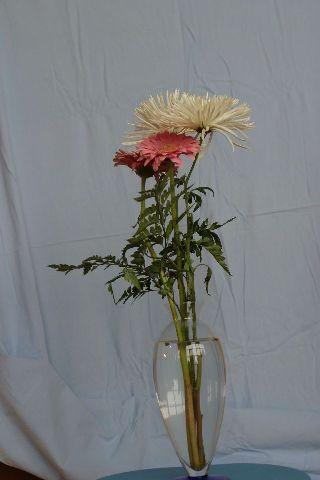
#> input picture flowers-compA.jpg, 320 x 480 px, found by its file name
$ python experiment4.py   (Python 2 division)
#> lines starting #> are read from the running program, lines starting #| are printed output that depends on the picture
import numpy as np
import cv2 as cv

def trigulationMatting(compA, compB, backA, backB):
    # r -> 0; g -> 1; b -> 2
    cAr, cAg, cAb, cBr, cBg, cBb = compA[:, :, 0], compA[:, :, 1], compA[:, :, 2],\
                                   compB[:, :, 0], compB[:, :, 1], compB[:, :, 2]
    bAr, bAg, bAb, bBr, bBg, bBb = backA[:, :, 0], backA[:, :, 1], backA[:, :, 2],\
                                   backB[:, :, 0], backB[:, :, 1], backB[:, :, 2]
    # color = np.zeros(compA.shape)  # size and color
    alpha = np.zeros(compA.shape[:2])  # only the size
    alpha = 1 - (((cAr- cBr) * (bAr - bBr) + (cAg - cBg) * (bAg - bBg) + (cAb - cBb) * (bAb - bBb)) /
                 +((bAr - bBr) ** 2 + (bAg - bBg) ** 2 + (bAb - bBb) ** 2))
    newAlpha = np.zeros(backA.shape)
    newAlpha[:, :, 0] = alpha
    newAlpha[:, :, 1] = alpha
    newAlpha[:, :, 2] = alpha
    color = compA - (1-newAlpha)*backA
    return color, alpha


def createComposite(realBack, alpha):
    # deal with background
    back = np.zeros(compA.shape)
    print 'in composite:'
    print alpha.shape
    print 1- alpha[0][0]
    for h in range(realBack.shape[0]):
        for w in range(realBack.shape[1]):
            back[h][w] = realBack[h][w] * (1.0 - alpha[h][w])
    return back


if __name__ == '__main__':
    compA = cv.imread('../MoreImages/flowers-compA.jpg')/255.0
    compB = cv.imread('flowers-compB.jpg')/255.0
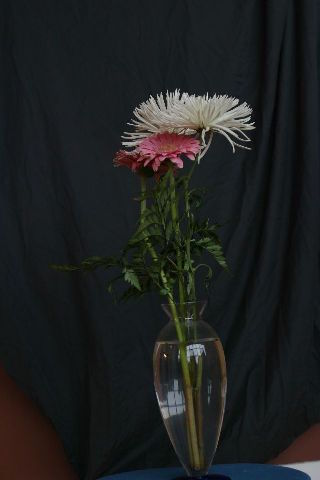
#> input picture flowers-compB.jpg, 320 x 480 px
    backA = cv.imread('flowers-backA.jpg')/255.0
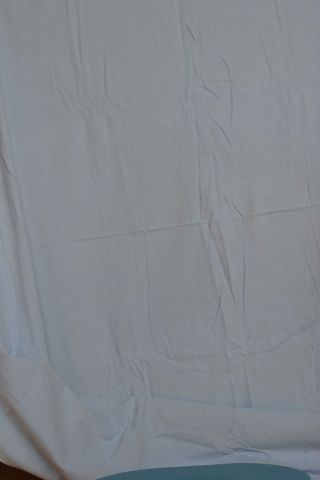
#> input picture flowers-backA.jpg, 320 x 480 px
    backB = cv.imread('flowers-backB.jpg')/255.0
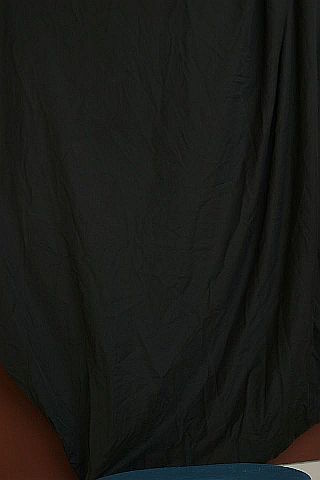
#> input picture flowers-backB.jpg, 320 x 480 px
    realBack = cv.imread('window.jpg')/255.0
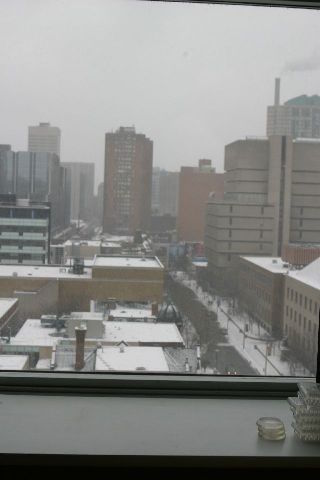
#> input picture window.jpg, 320 x 480 px
    color, alpha = trigulationMatting(compA, compB, backA, backB)
    color = color * 255.0
    cv.imwrite('flower-alpha4.jpg', alpha*255.0)
    cv.imwrite('flower-foreground4.jpg',color)

    back = np.zeros(compA.shape)
    newAlpha = np.zeros(backA.shape)
    newAlpha[:, :, 0] = alpha
    newAlpha[:, :, 1] = alpha
    newAlpha[:, :, 2] = alpha
    back = realBack * (1.0 - newAlpha)
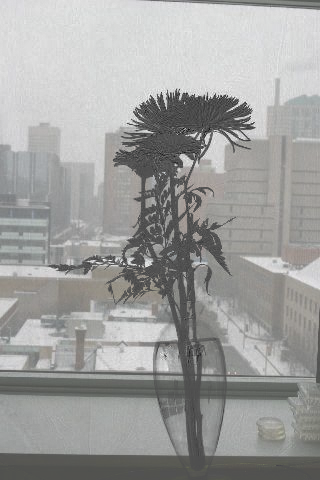
#> back: shape (480, 320, 3) float64; mean B, G, R 0.447, 0.456, 0.454; drawn with min black and max white
    back = back * 255.0
    cv.imwrite('flower-back4.jpg',back)
    composite = color + back
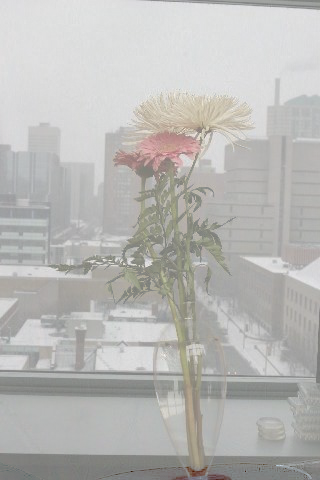
#> composite: shape (480, 320, 3) float64; mean B, G, R 122.1, 127.1, 128.3; drawn with min black and max white
    cv.imwrite('flower-composite4.jpg', composite)
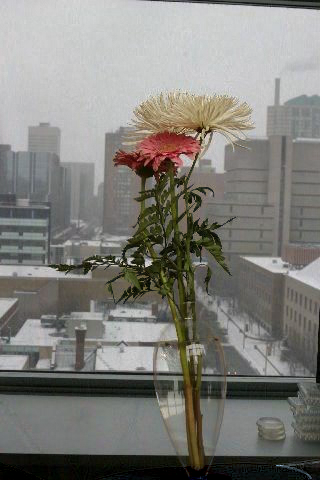
#> saved as flower-composite4.jpg: shape (480, 320, 3); mean B, G, R 122.4, 127.4, 128.4
